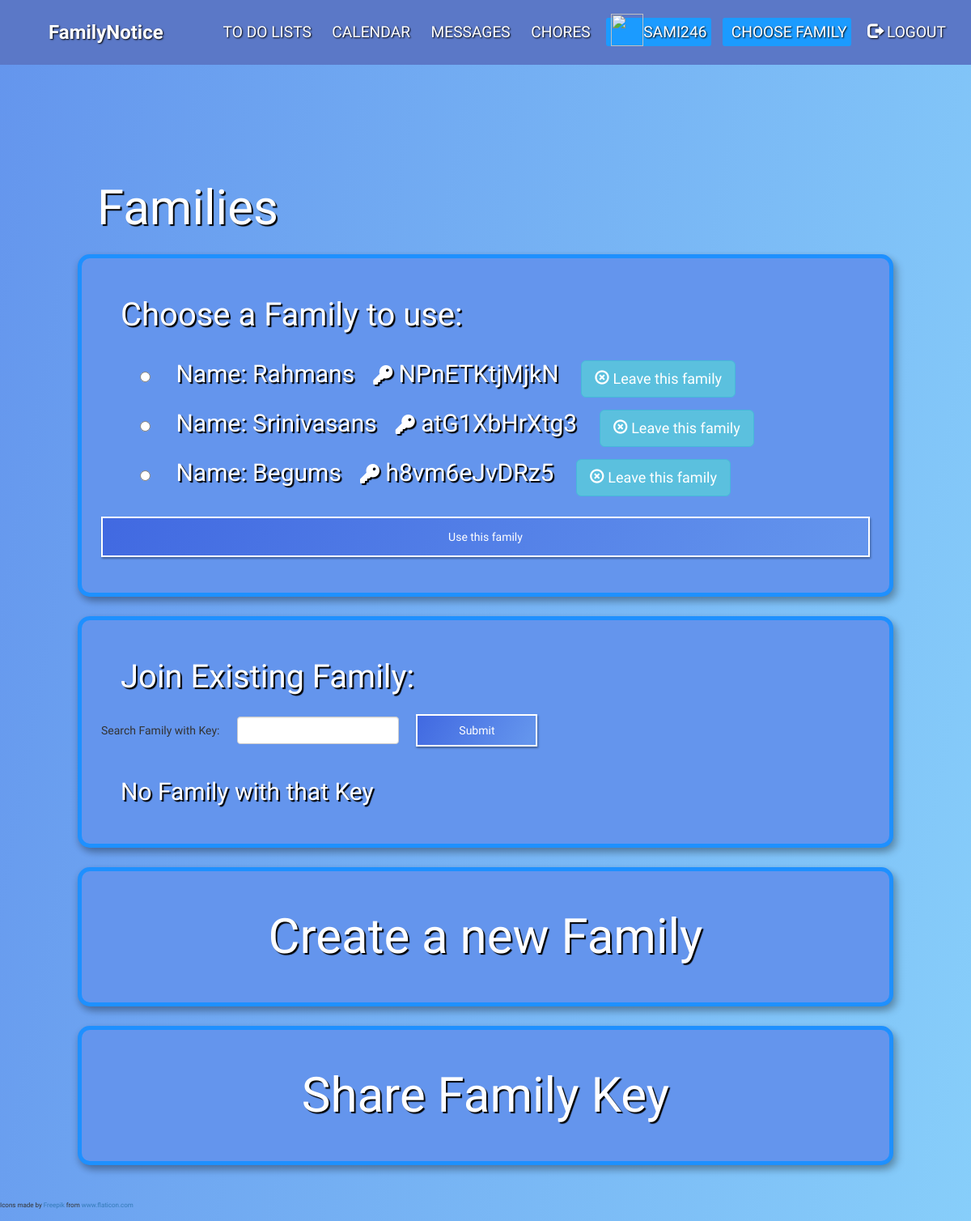
/chooseFamily/ (signed in), run on the app's committed database.
### mainapp/models.py (models this page shows, shortened)
class Family(models.Model):
	nameofFamily = models.CharField(max_length=30)
	members = models.ManyToManyField(Member)
	lists = models.ManyToManyField(List, blank=True)
	mealPlan = models.OneToOneField(MealWeek, on_delete=models.CASCADE)
	chatroom = models.OneToOneField(Chatroom, on_delete=models.CASCADE)
	FamKey = models.CharField(max_length=30, default=create_new_ref_number, unique=True)
	cal = models.BooleanField(default=False)
	calId = models.CharField(max_length=60, null=True, blank=True)
	calEvents = models.ManyToManyField(EventEntry, blank=True)
	choreList = models.OneToOneField(ChoreList, on_delete=models.CASCADE)

### mainapp/views.py (the view)
# urls.py: path('chooseFamily/', views.choose_family, name="choose family"),
@login_required
def choose_family(request):
    if request.method == 'POST':
        request.session['family_session'] = request.POST['family']
        return redirect('index')
    user = User.objects.get(username = request.user)
    mem = Member.objects.get(user = user)
    familyfilter = Family.objects.filter(members = mem)
    fam = json.loads(serialize('json', familyfilter))
    try:
        print(request.session['result'])
    except:
        request.session['result'] = 'false'
    return render(request,'mainapp/chooseFamily.html', {'families' : fam})

### mainapp/templates/mainapp/chooseFamily.html (shortened to what this page needs)
{% extends "mainapp/base.html" %}
{% block content %}
    {% load static %}
    <link rel="stylesheet" type="text/css" href="{% static 'css/chooseFamily.css' %}">
    <div class='BlockContent'>
     <h1>Families</h1>
     <div id= "ChooseFamilycontainer">
       <div class="CFcard" id="ChooseFamilyCard">
       <h2> Choose a Family to use: </h2>
          <form action="{% url 'choose family' %}" method="POST">
            {% if families|length > 0 %}
            {% for family in families %}
              <div><h3 style="display:inline;"><input style="display:inline; margin:2vw;" type="radio" name="family" value="{{family.fields.nameofFamily}}"> Name: {{family.fields.nameofFamily}} <i style="font-size:2vw; color:white; padding-left:1.3vw;"class='fas fa-key'></i> {{family.fields.FamKey}}</h3>
                <a href="/leave_family/{{family.pk}}/" class="btn btn-info btn-lg" onclick="return confirm('Are you sure you want to leave this family?');" id="LeaveFamilyButton">
                    <span class="glyphicon glyphicon-remove-circle"></span> Leave this family
                </a>
              </div>
            {% endfor %}
            <br>
              <input style="border: 2px solid white;"type ="submit" class=" loginButton" value="Use this family">
            {% else %}
              <h3>You need to join or create a family</h3>
            {% endif %}
            <br>
          </form>
        </div>
        <div class="CFcard" id="SearchFamilyCard">
          <h2>Join Existing Family:</h2>
          <form id="SearchKeyForm" type="GET" action="{% url 'search key' %}">
             Search Family with Key:
             <input type="text" maxlength="12" minlength="12" title="Twelve A-Z characters" style="width: 200px; display: inline; margin:1.5vw; margin-top:0;" class="KeyInput form-control " name="FamKey">
             <button type="submit" style="width: 150px; height: 40px; display: inline; border: 2px solid white;" class="loginButton " id= "SearchKeyButton">Submit</button>
           </form>
           {% if response|length > 0 %}
            {% for fam in response %}
               <a href="/joinFamily/{{fam.pk}}/"><h3> Click to join --> {{fam.fields.nameofFamily}} </h3></a>
            {% endfor %}
           {% else %}
           <h3>No Family with that Key</h3>
           {% endif %}
         </div>
          <a href="{% url 'create family' %}">
              <div class="CFcard" id="CreateFamilyCard">
                  <h3>Create a new Family</h3>
              </div>
          </a>
          <div id="ShareKeyButton">
              <div class="CFcard" id="ShareFamilyCard">
                  <h3>Share Family Key</h3>
              </div>
          </div>
     </div>
    </div>
{% endblock %}

### mainapp/templates/mainapp/base.html (shortened to what this page needs)
{% load staticfiles %}
<!DOCTYPE html>
<html>
<head>
  <link rel="stylesheet" href="https://maxcdn.bootstrapcdn.com/bootstrap/3.4.0/css/bootstrap.min.css">
	<link rel="stylesheet" href="https://cdnjs.cloudflare.com/ajax/libs/font-awesome/4.7.0/css/font-awesome.min.css">
	 <link rel="stylesheet" type="text/css" href="{% static 'css/login.css' %}">
	 <link rel="stylesheet" type="text/css" href="{% static 'css/general.css' %}">
	 <link rel="stylesheet" type="text/css" href="{% static 'css/nav.css' %}">
	 <link rel="stylesheet" type="text/css" href="{% static 'css/userCard.css' %}">
	 <link rel="stylesheet" type="text/css" href="{% static 'css/footer.css' %}">
</head>
<body>
	<div id="page-container">
			<nav>
      <label class="logo "><a href="{% url 'index' %}">FamilyNotice</a></label>
      <ul>
        <li><a href="{% url 'todolists' %}">To do lists</a></li>
        <li><a href="{% url 'calendar' %}">Calendar</a></li>
        <li><a href="{% url 'chat' %}">Messages</a></li>
        <li><a href="{% url 'chores' %}">Chores</a></li>
				{% if user.is_authenticated %}
				<li ><a class="profile_pic active"><span class="glyphicon">
					{% if request.user.member.genderType == 'Male' %}
						{% if request.user.member.userType == "Guardian" %}
					<img src="https://image.flaticon.com/icons/svg/145/145859.svg" width="40" height="40">
						{% else %}
					<img src="https://image.flaticon.com/icons/svg/145/145867.svg" width="40" height="40">
						{% endif %}
					{% else %}
						{% if request.user.member.userType == 'Guardian' %}
						<img src="https://image.flaticon.com/icons/svg/145/145852.svg" width="40" height="40">
						{% else %}
						 <img src="https://image.flaticon.com/icons/svg/145/145866.svg" width="40" height="40">
						{% endif %}
						{% endif %}
				</span>{{request.user}}</a></li>
				<li ><a class="active" id="chooseFamilyNav" href="{% url 'choose family' %}">
					{% if request.session.family_session %}
					{{request.session.family_session}}
					{% else %}
					Choose Family
					{% endif %}
						</a>
				</li>
				<li onclick="signOut()"><a href="{% url 'logout' %}"><span class="glyphicon glyphicon-log-out"></span> Logout </a></li>
				{% else %}
				<li ><a href="{% url 'register' %}"><span class="glyphicon glyphicon-user"></span> Sign Up </a></li>
				<li ><a href="{% url 'login' %}"><span class="glyphicon glyphicon-log-in"></span> Login </a></li>
				{% endif %}
      </ul>
    </nav>
  <br>
	<br>
	{% block content %}
	{% endblock %}
	<br>
	<footer id="footer">
		Icons made by <a href="https://www.flaticon.com/authors/freepik" title="Freepik">Freepik</a> from <a href="https://www.flaticon.com/" title="Flaticon">www.flaticon.com</a>
	</footer>
	</div>
</body>
</html>

### mainapp/static/css/login.css (style rules this page uses)
.loginButton { display: block; width: 100%; height: 50px; border: none; background: linear-gradient(120deg, #4169E1, #6495ED, #1E90FF); background-size: 200%; color: #fff; outline: none; cursor: pointer; transition: .5s; box-shadow: 0 2px 2px 0 rgba(0, 0, 0, 0.2), 2px 2px 2px 0 rgba(0, 0, 0, 0.19); }

### mainapp/static/css/general.css (style rules this page uses)
.BlockContent { max-width: 90%; width: 90%; display: block; margin-left: auto; margin-right: auto; padding: 3%; padding-bottom: 2.5rem; padding-top: 80px; }
* { margin: 0; padding: 0; box-sizing: border-box; }
body { background-image: linear-gradient(100deg, #6495ED, #87CEFA); font-family: 'Boogaloo', cursive; }
h1 { margin: 2vw; color: #fff; font-family: 'Gochi Hand', cursive; font-size: 60px; text-shadow: 2px 2px 1px black; }
h2 { padding: -2vw; margin: 2vw; font-family: 'Gochi Hand', cursive; color: white; font-size: 40px; text-shadow: 2px 2px 1px black; }
h3 { margin: 2vw; font-family: 'Gochi Hand', cursive; color: white; font-size: 30px; text-shadow: 2px 2px 1px black; }
nav { height: 10vh; background: #5b78c7; }
#page-container { position: relative; min-height: 100vh; }
#footer { position: absolute; bottom: 0; width: 100%; height: 2.5rem; font-size: 8px; }

### mainapp/static/css/nav.css (style rules this page uses)
* { padding: 0; margin: 0; text-decoration: none; list-style: none; box-sizing: border-box; }
nav { font-family: 'Gochi Hand', cursive; background: #5b78c7; color: #fff; text-shadow: 1px 1px 2px black; height: 80px; width: 100%; }
label.logo a { color: white; }
label.logo { color: white; font-size: 2vw; line-height: 80px; padding: 0 5vw; font-weight: bold; }
nav ul { float: right; margin-right: 20px; }
nav ul li { display: inline-block; line-height: 80px; margin: 0 5px; }
nav ul li a { color: white; font-size: 1.6vw; padding: 0.5vw 0.5vw; border-radius: 3px; text-transform: uppercase; }
a.active,li a:hover { background: #1b9bff; transition: .5s; color: white; text-decoration: none; }

### mainapp/static/css/chooseFamily.css (style rules this page uses)
.CFcard { width: 100%; overflow: hidden; grid-area: card; border: 5px solid #1E90FF; background-color: #6495ED; border-radius: 15px; padding: 2vw; box-shadow: 0 4px 8px 0 rgba(0, 0, 0, 0.2), 6px 6px 10px 0 rgba(0, 0, 0, 0.19); margin-bottom: 2vw; }
#CreateFamilyCard h3 { color: white; font-size: 5vw; align-self: center; }
#ShareFamilyCard h3 { color: white; font-size: 5vw; align-self: center; }
#CreateFamilyCard { text-align: center; padding: -5vw; cursor: pointer; }
#ShareFamilyCard { text-align: center; padding: -5vw; cursor: pointer; }

### data on the page
Family: fields.nameofFamily "Rahmans", fields.FamKey "NPnETKtjMjkN"
Family: fields.nameofFamily "Srinivasans", fields.FamKey "atG1XbHrXtg3"
Family: fields.nameofFamily "Begums", fields.FamKey "h8vm6eJvDRz5"

### other printed values
{{ request.user }} "SAMI246"
